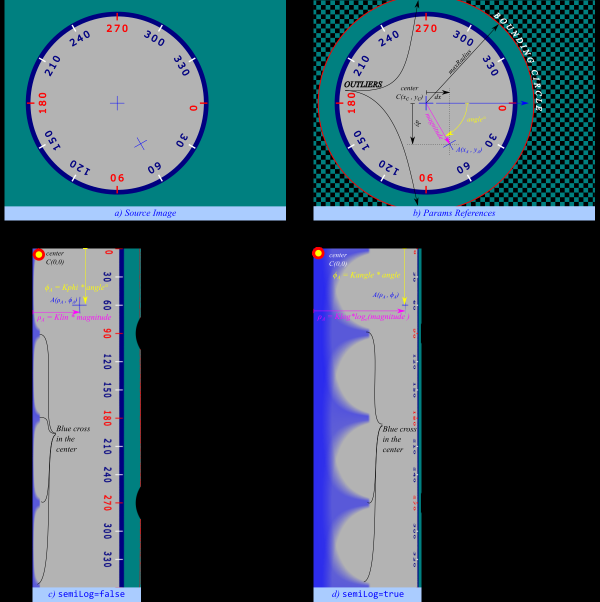
#> input picture TOOLS/warppolar/polar_remap_doc.png, 1199 x 1203 px (shown at 1/2 size)
$ python warppolar.py
#> lines starting #> are read from the running program, lines starting #| are printed output that depends on the picture
import cv2
import numpy as np
img = cv2.imread("polar_remap_doc.png")
#> img is the input picture: shape (1203, 1199, 3); mean B, G, R 87.2, 77.6, 57.1
dst = cv2.warpPolar(img,(176, 1106), (234,208), 176, cv2.INTER_NEAREST + cv2.WARP_POLAR_LINEAR)
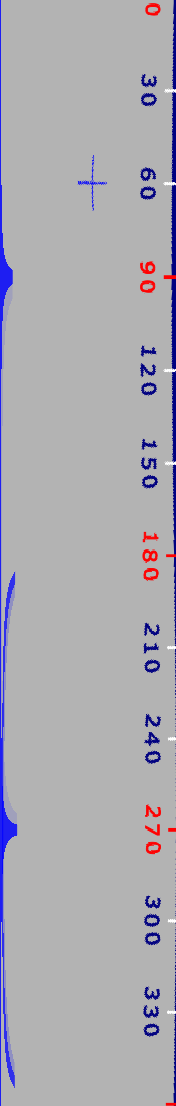
#> dst: shape (1106, 176, 3); mean B, G, R 178.2, 171.5, 172.8
cv2.namedWindow('r',0)
cv2.resizeWindow('r', 640,480)
cv2.imshow('r', dst)
cv2.waitKey(0)
cv2.imshow('r', img)
cv2.waitKey(0)
